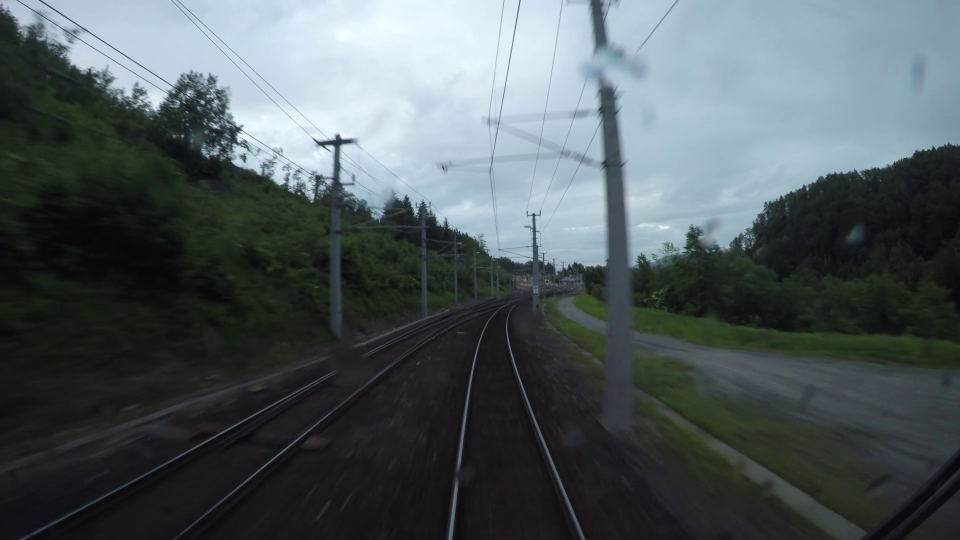
#> input picture normalpics/rs00000.jpg, 1920 x 1080 px (shown at 1/2 size); its folder holds only this picture in this run
$ jupyter execute RailwayFinder.ipynb   (shell and % lines are left out)
#> lines starting #> are read from the running program, lines starting #| are printed output that depends on the picture; after the words box and inside, x2 and y2 are one past the last pixel; in counts of white or black regions, pixels touching at a corner belong together
[cell 1]
import cv2
import numpy as np
import matplotlib.pyplot as plt
from IPython.display import clear_output
from scipy.special import comb
import os
import time

# Mappa elérési útja
FOLDER_PATH = 'normalpics' #testpics ha az embereket akarjuk stesztelni


# --- BEZIER GÖRBE FÜGGVÉNY ---
def bezier_curve(points, ntimes=1000):
    def bernstein_poly(i, n, t):
        return comb(n, i) * (t ** (n - i)) * (1 - t) ** i

    nPoints = len(points)
    xPoints = np.array([p[0] for p in points])
    yPoints = np.array([p[1] for p in points])

    t = np.linspace(0.0, 1.0, ntimes)
    polynomial_array = np.array([bernstein_poly(i, nPoints - 1, t) for i in range(0, nPoints)])

    xvals = np.dot(xPoints, polynomial_array)
    yvals = np.dot(yPoints, polynomial_array)
    return xvals.astype('int32'), yvals.astype('int32')

# --- FŐPROGRAM ---
def main():
    valid_extensions = ('.jpg', '.jpeg', '.png', '.bmp')
    frames_list = sorted([os.path.join(FOLDER_PATH, f) for f in os.listdir(FOLDER_PATH) if f.lower().endswith(valid_extensions)])

    if not frames_list:
        print(f"A '{FOLDER_PATH}' mappa üres vagy nem létezik!")
        return

    # Függőleges élkiemelő kernel
    kernel = np.array([
        [-1, 1, 0, 1, -1],
        [-1, 1, 0, 1, -1],
        [-1, 1, 0, 1, -1],
        [-1, 1, 0, 1, -1],
        [-1, 1, 0, 1, -1]
    ])

    # Kép átméretezése a feldolgozáshoz, hogy konzisztens és gyors legyen
    desired_width = 1024
    desired_height = 768

    print(f"Összesen {len(frames_list)} kép feldolgozása indul a teljes képterületen...")

    for img_path in frames_list:
        frame = cv2.imread(img_path)
#> frame is the input picture: shape (1080, 1920, 3); mean B, G, R 92.5, 90, 80.1
        if frame is None:
            continue

        frame = cv2.resize(frame, (desired_width, desired_height))
#> frame: shape (768, 1024, 3)

        # Nincs vágás! A teljes képet használjuk.
        valid_frame = frame.copy()
        original_frame = frame.copy()

        # Képfeldolgozási lépések
        gray_frame = cv2.cvtColor(valid_frame, cv2.COLOR_BGR2GRAY)
        blur_frame = cv2.GaussianBlur(gray_frame, (5, 5), 15) #elmosás teszt
        histeqaul_frame = cv2.equalizeHist(blur_frame)


        # Konvolúciós szűrő alkalmazása
        conv_frame = cv2.filter2D(histeqaul_frame, -1, kernel)
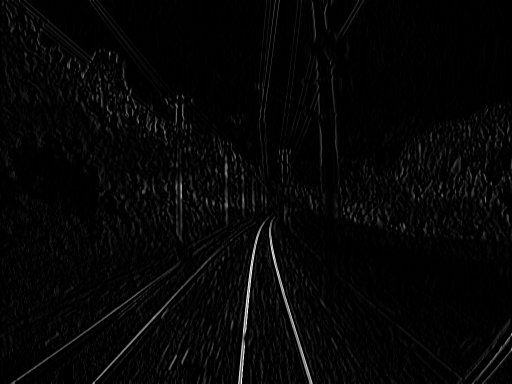
#> conv_frame: shape (768, 1024) (shown at 1/2 size); min 0, max 255, mean 5.6

        # --- DINAMIKUS SLIDING WINDOW ---
        slide_height = 20
        slide_interval = 20
        slide_width = 100 # Keresési sáv szélessége

        # Kezdeti keresési ablakok: bal oldalon a bal fele, jobb oldalon a jobb fele
        sliding_window = [0, desired_width // 2, desired_width // 2, desired_width]

        left_points = []
        right_points = []

        # Lentről felfelé haladunk (a kép aljától a magasság 35%-áig, kb a horizontig)
        for i in range(desired_height - slide_height, int(desired_height * 0.25), -slide_interval):

            # Bal és jobb oldali szakaszok kivágása a konvolúciós képből
            left_edge = conv_frame[i:i + slide_height, sliding_window[0]:sliding_window[1]].sum(axis=0)
            right_edge = conv_frame[i:i + slide_height, sliding_window[2]:sliding_window[3]].sum(axis=0)

            # Bal sín feldolgozása
            if left_edge.max() > 0:
                left_maxindex = sliding_window[0] + left_edge.argmax()
                cv2.line(valid_frame, (left_maxindex, i + int(slide_height / 2)),
                         (left_maxindex, i + int(slide_height / 2)), (255, 255, 255), 5, cv2.LINE_AA)
                left_points.append([left_maxindex, i + int(slide_height / 2)])

                # Ablak szűkítése a következő lépéshez az aktuális pont körül
                sliding_window[0] = max(0, left_maxindex - slide_width)
                sliding_window[1] = min(desired_width // 2 + 50, left_maxindex + slide_width)

            # Jobb sín feldolgozása
            if right_edge.max() > 0:
                right_maxindex = sliding_window[2] + right_edge.argmax()
                cv2.line(valid_frame, (right_maxindex, i + int(slide_height / 2)),
                         (right_maxindex, i + int(slide_height / 2)), (255, 255, 255), 5, cv2.LINE_AA)
                right_points.append([right_maxindex, i + int(slide_height / 2)])

                # Ablak szűkítése a következő lépéshez az aktuális pont körül
                sliding_window[2] = max(desired_width // 2 - 50, right_maxindex - slide_width)
                sliding_window[3] = min(desired_width, right_maxindex + slide_width)
#> this loop made 28 passes
#> (left_maxindex, right_maxindex) on passes 1 to 8: (483, 619), (484, 613), (486, 607), (488, 601), (486, 594), (487, 588), (493, 493), (495, 495)
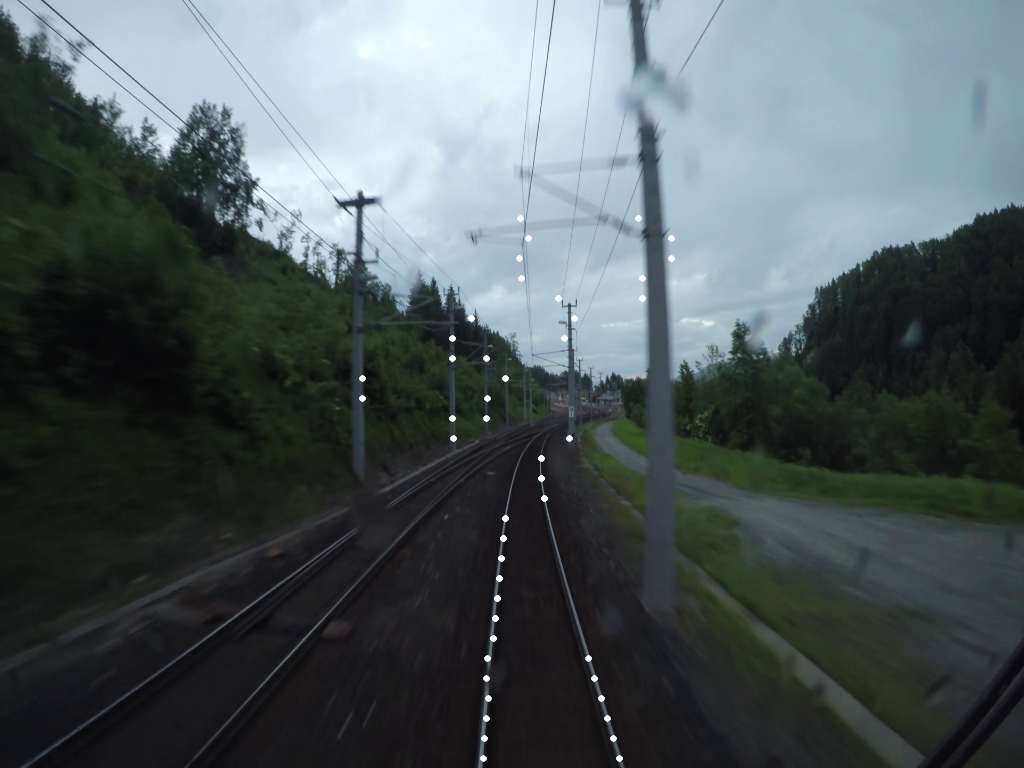
#> valid_frame: shape (768, 1024, 3); mean B, G, R 92.8, 90.2, 80.3
#> after the loop, left_points = 28 pairs, first value 362 to 558, second value 218 to 758; right_points = 28 pairs, first value 486 to 671, second value 218 to 758; sliding_window = [420, 562, 538, 738]


        # --- BEZIER GÖRBÉK RAJZOLÁSA ---
        if len(left_points) > 2:
            bezier_left_xval, bezier_left_yval = bezier_curve(left_points, 50)
#> in bezier_curve, `nPoints = len(points)`: nPoints = 28
#> in bezier_curve, `xPoints = np.array([p[0] for p in points])`: xPoints = 28 values, max 558 at index 23, min 362 at index 18, mean 488.7
#> in bezier_curve, `yPoints = np.array([p[1] for p in points])`: yPoints = 28 values, max 758 at index 0, min 218 at index 27, mean 488
#> in bezier_curve, `polynomial_array = np.array([bernstein_poly(i, nPoints - 1, t) for i i..`:
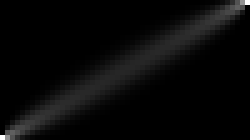
#> polynomial_array: shape (28, 50) float64 (shown 5 times larger); min 0, max 1, mean 0.0357
#> in bezier_curve, `xvals = np.dot(xPoints, polynomial_array)`: xvals = 50 values, max 523.4 at index 3, min 437.5 at index 15, mean 488.9
#> in bezier_curve, `yvals = np.dot(yPoints, polynomial_array)`: yvals = 50 values from 218 to 758
#> bezier_left_xval = 50 values, max 523 at index 2, min 437 at index 15, mean 488.5; bezier_left_yval = 50 values from 218 to 758
            old_point = (bezier_left_xval[0], bezier_left_yval[0])
#> old_point = (520, 218)
            for point in zip(bezier_left_xval, bezier_left_yval):
                cv2.line(valid_frame, old_point, point, (0, 0, 255), 3, cv2.LINE_AA) # Piros bal sín
                old_point = point
#> this loop made 50 passes
#> old_point on passes 1 to 8: (520, 218), (522, 229), (523, 240), (523, 251), (522, 262), (519, 273), (514, 284), (506, 295)
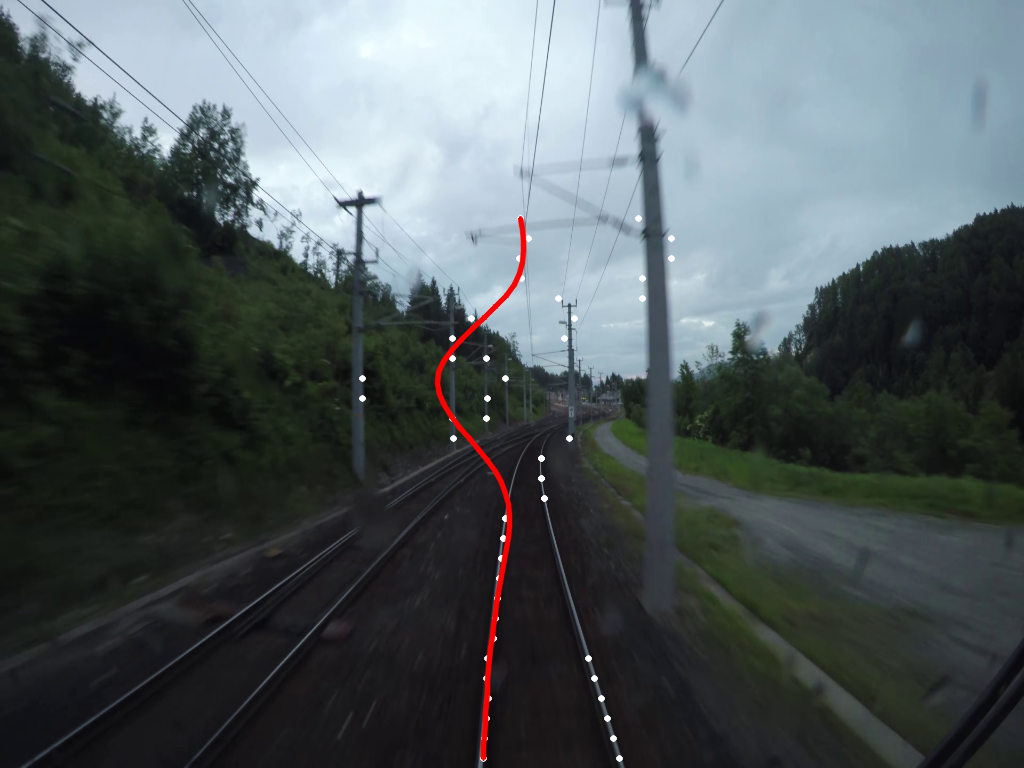
#> valid_frame: shape (768, 1024, 3); 0.51% of pixels changed, all inside (x1, y1, x2, y2) = (434, 216, 527, 761)

        if len(right_points) > 2:
            bezier_right_xval, bezier_right_yval = bezier_curve(right_points, 50)
#> bezier_right_xval = 50 values, max 657 at index 2, min 508 at index 32, mean 560.7; bezier_right_yval = 50 values from 218 to 758
            old_point = (bezier_right_xval[0], bezier_right_yval[0])
#> old_point = (638, 218)
            for point in zip(bezier_right_xval, bezier_right_yval):
                cv2.line(valid_frame, old_point, point, (255, 0, 0), 3, cv2.LINE_AA) # Kék jobb sín
#> this loop made 50 passes
#> point on passes 1 to 8: (638, 218), (651, 229), (657, 240), (656, 251), (651, 262), (642, 273), (631, 284), (617, 295)
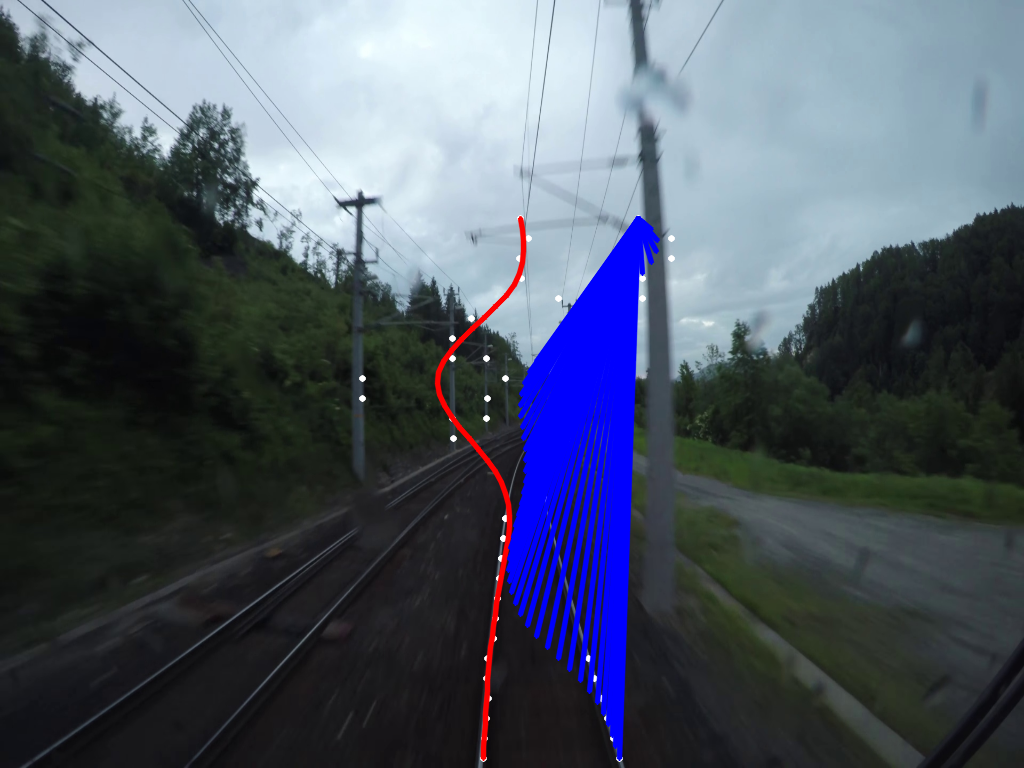
#> valid_frame: shape (768, 1024, 3); 5.28% of pixels changed, all inside (x1, y1, x2, y2) = (505, 215, 661, 761)

        cv2.putText(valid_frame, 'Teljes Kep - Sin Detektalas', (10, 30),
                    cv2.FONT_HERSHEY_SIMPLEX, 0.7, (255, 255, 255), 2)
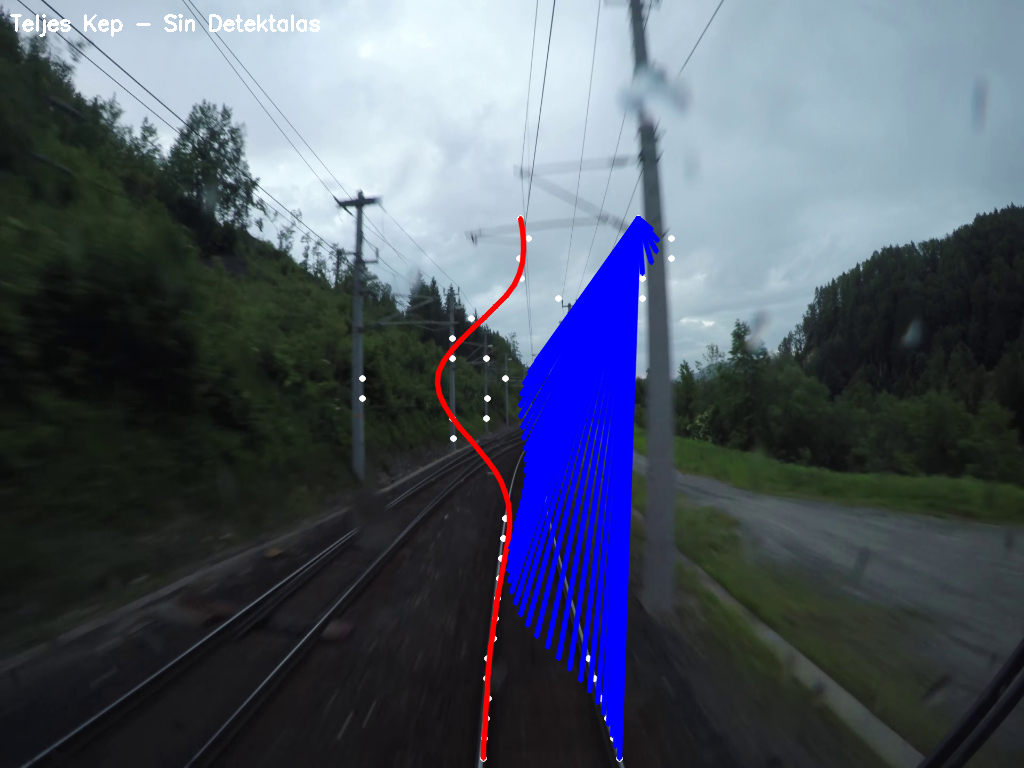
#> valid_frame: shape (768, 1024, 3); 0.26% of pixels changed, all inside (x1, y1, x2, y2) = (10, 14, 320, 37)

        # --- MEGJELENÍTÉS JUPYTERBEN (6 paneles rács) ---
        clear_output(wait=True)
        fig, axes = plt.subplots(2, 3, figsize=(16, 9))

        # 1. Kész sínpálya (RGB)
        axes[0, 0].imshow(cv2.cvtColor(valid_frame, cv2.COLOR_BGR2RGB))
        axes[0, 0].set_title('Eredmény (Valid Frame)')

        # 2. Eredeti kép (RGB)
        axes[0, 1].imshow(cv2.cvtColor(original_frame, cv2.COLOR_BGR2RGB))
        axes[0, 1].set_title('Eredeti Kép')

        # 3. blur Equalization (Szürke)
        axes[0, 2].imshow(blur_frame, cmap='gray')
        axes[0, 2].set_title('blur (Hist blur)')

        # 4. histequal
        axes[1, 0].imshow(histeqaul_frame, cmap='gray')
        axes[1, 0].set_title('histequal (histequal)')

        # 5. Konvolúciós szűrő
        axes[1, 1].imshow(conv_frame, cmap='gray')
        axes[1, 1].set_title('Élkiemelés (Conv Filter)')

        # 6. Üres/Információs panel
        axes[1, 2].text(0.5, 0.5, f'Fájl: {os.path.basename(img_path)}\n\nAblakok dinamikusan\nillesztve a teljes képre.',
                        fontsize=14, ha='center', va='center')
        axes[1, 2].axis('off')

        for ax in axes.flatten()[:5]:
            ax.axis('off')

        plt.tight_layout()
        plt.show()

        # Két kép között tartunk egy kis szünetet, hogy tudd értelmezni a rácsot
        time.sleep(1.5)

    print('Feldolgozás befejezve.')

if __name__ == '__main__':
    main()
#> (the call stopped at in main, `fig, axes = plt.subplots(2, 3, figsize=(16, 9))`: IPython is not available in this run)

$ run again, on normalpics/rs00005.jpg
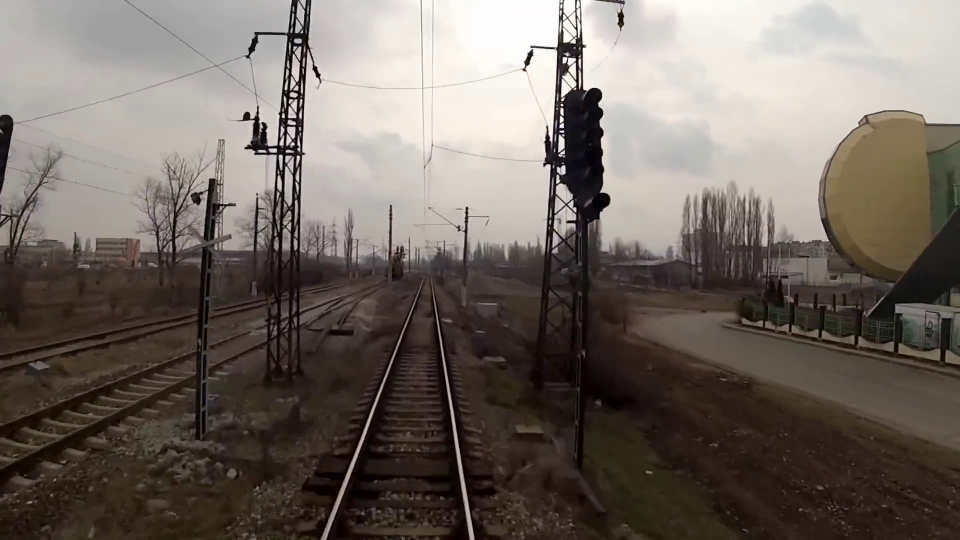
#> input picture normalpics/rs00005.jpg, 1920 x 1080 px (shown at 1/2 size)
#> in main, frame is the input picture: shape (1080, 1920, 3); mean B, G, R 98.3, 105.4, 114.3
#> frame: shape (768, 1024, 3)
#> the loop in main, `for i in range(desired_height - slide_height, int(desired_height * 0.2..` made 28 passes
#> (left_maxindex, right_maxindex) on passes 1 to 8: (500, 556), (498, 498), (495, 495), (493, 493), (490, 490), (488, 488), (486, 486), (484, 484)
#> after the loop in main, `for i in range(desired_height - slide_height, int(desired_height * 0.2..`: left_points = 28 pairs, first value 218 to 500, second value 218 to 758; right_points = 28 pairs, first value 464 to 643, second value 218 to 758; sliding_window = [217, 417, 502, 702]
#> nPoints = 28
#> xPoints = 28 values, max 500 at index 0, min 218 at index 22, mean 415.8
#> yPoints = 28 values, max 758 at index 0, min 218 at index 27, mean 488
#> xvals = 50 values, max 500 at index 49, min 273.8 at index 7, mean 415.7
#> yvals = 50 values from 218 to 758
#> bezier_left_xval = 50 values, max 500 at index 49, min 273 at index 7, mean 415.2; bezier_left_yval = 50 values from 218 to 758
#> in main, `old_point = (bezier_left_xval[0], bezier_left_yval[0])`: old_point = (317, 218)
#> the loop in main, `for point in zip(bezier_left_xval, bezier_left_yval):` made 50 passes
#> old_point on passes 1 to 8: (317, 218), (307, 229), (298, 240), (289, 251), (282, 262), (276, 273), (274, 284), (273, 295)
#> after the loop in main, `for point in zip(bezier_left_xval, bezier_left_yval):`:
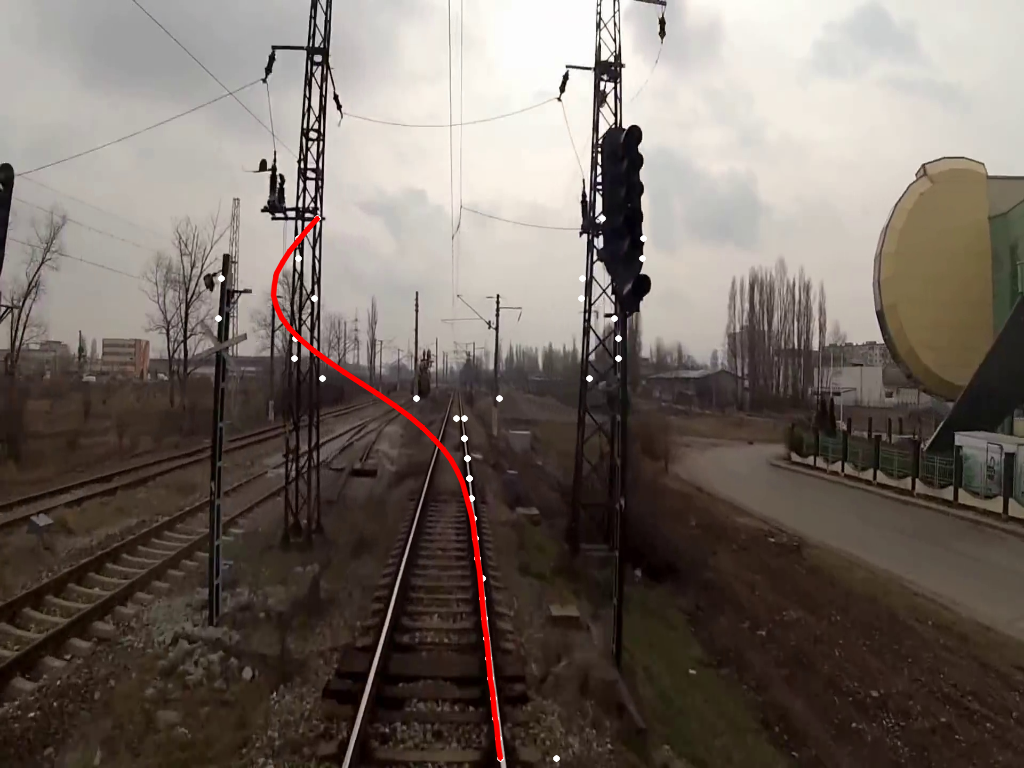
#> valid_frame: shape (768, 1024, 3); mean B, G, R 98.1, 105.1, 115.1
#> bezier_right_xval = 50 values, max 623 at index 2, min 474 at index 25, mean 525.7; bezier_right_yval = 50 values from 218 to 758
#> in main, `old_point = (bezier_right_xval[0], bezier_right_yval[0])`: old_point = (602, 218)
#> the loop in main, `for point in zip(bezier_right_xval, bezier_right_yval):` made 50 passes
#> point on passes 1 to 8: (602, 218), (618, 229), (623, 240), (622, 251), (617, 262), (612, 273), (608, 284), (605, 295)
#> in main, `cv2.putText(valid_frame, 'Teljes Kep - Sin Detektalas', (10, 30), cv2...`:
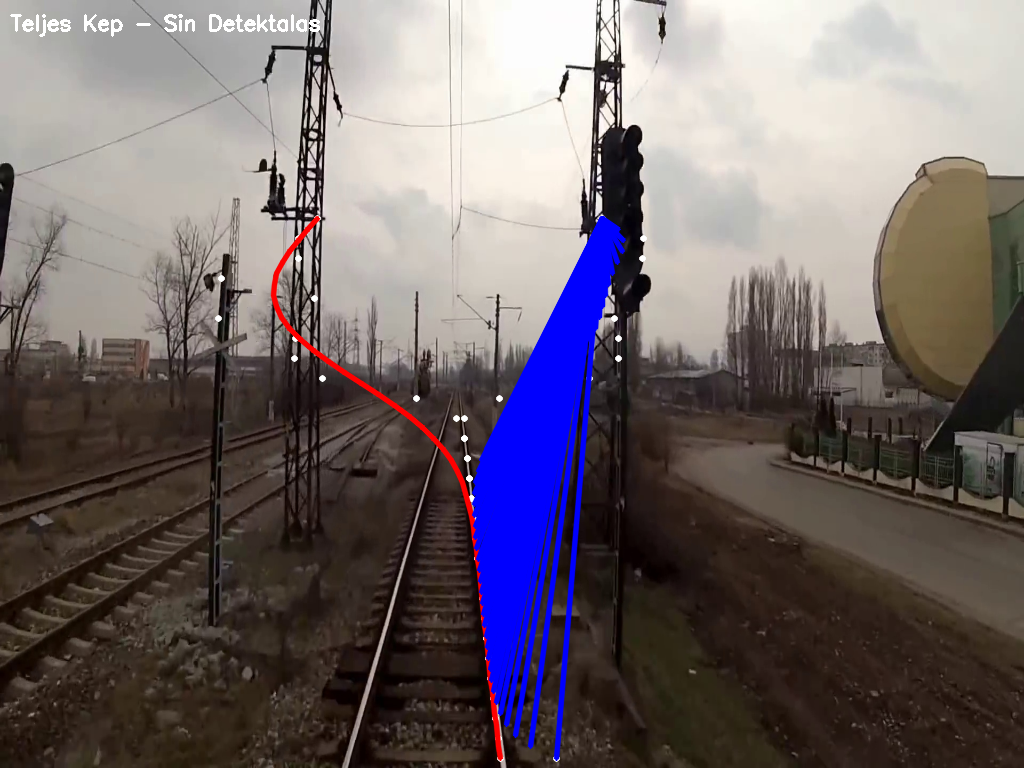
#> valid_frame: shape (768, 1024, 3); mean B, G, R 106.6, 103, 112.4
